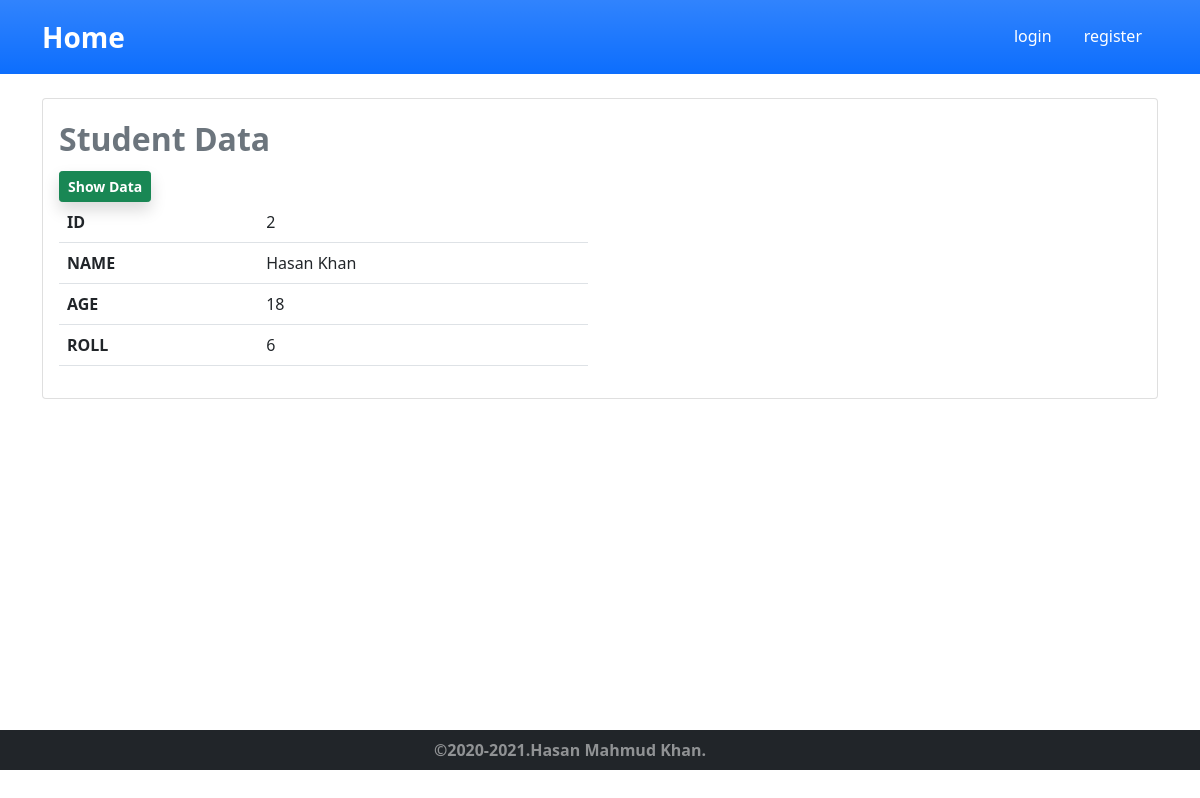
Screenshot of /view.php?view=2 with the database file from the repository.
### tables this page shows
CREATE TABLE `student` (
  `id` int(11) NOT NULL,
  `name` varchar(80) NOT NULL,
  `age` int(11) NOT NULL,
  `roll` int(11) NOT NULL,
  `date` timestamp NOT NULL DEFAULT current_timestamp() ON UPDATE current_timestamp()
);

### view.php (the view, shortened to what this page needs)
<?php
include("includes/navbar.php");
include("db.php");
if(isset($_GET['view'])){
    $row['id'] = $_GET['view'];
    $id = $row['id'];
    $sql = "SELECT * FROM student WHERE id={$id}";
    $result = mysqli_query($conn,$sql);
    $row = mysqli_fetch_assoc($result);
    $name = $row['name'];
    $age = $row['age'];
    $roll = $row['roll'];
}
?>
    <main class="">
        <div class="container">
            <br>
            <div class="card">
                <div class="card-body">
                    <div class="card-title text-muted fw-bold fs-2">Student Data</div>
                    <a href="index.php" class="btn btn-success btn-sm fw-bold shadow">Show Data</a>
                    <div class="row">
                        <div class="col-md-6">
                            <table class="table">
                                <tr>
                                    <th>ID</th>
                                    <td><?php echo $id; ?></td>
                                </tr>
                                <tr>
                                    <th>NAME</th>
                                    <td><?php echo $name; ?></td>
                                </tr>
                                <tr>
                                    <th>AGE</th>
                                    <td><?php echo $age; ?></td>
                                </tr>
                                <tr>
                                    <th>ROLL</th>
                                    <td><?php echo $roll; ?></td>
                                </tr>
                            </table>
                        </div>
                        <div class="col-md-6">
                        </div>
                    </div>
                </div>
            </div>
        </div>
    </main>
<?php
include("includes/footer.php");
?>

### assets/css/style.css (style rules this page uses)
main { min-height: 82vh !important; }

### rows the page displays
student: name "Hasan Khan", age "18", roll "6"

### other values shown
$id "2"
